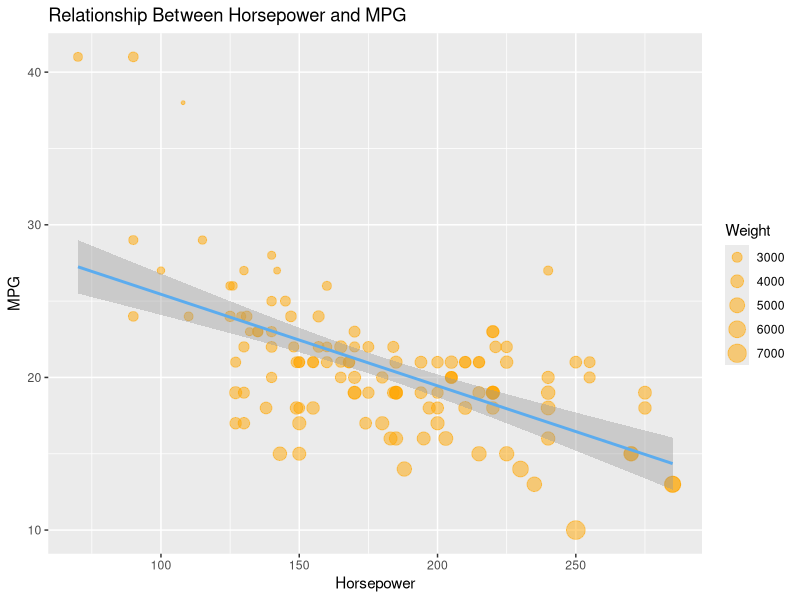

Write R code to recreate this figure.
## ---- chunk 1
knitr::opts_chunk$set(comment='', results='hold', echo = TRUE)
## ---- chunk 2
car <- read.csv("car.csv")
head(car)
## ---- chunk 3
summary(car)
## ---- chunk 4
library(ggplot2)

ggplot(car, aes(Horsepower, MPG)) + # Start with a data frame.  Define the axes.
  geom_point(aes(size = Weight), alpha=0.5, colour="orange") + # Add more graphic elements.
  geom_smooth(method="lm", colour="steelblue2") +
  ggtitle("Relationship Between Horsepower and MPG")
